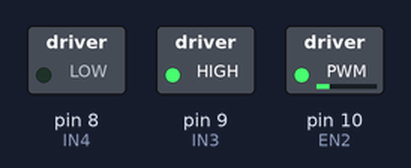
Recording of a sketch running on a simulated Arduino Uno, built with avr-gcc and run on an emulated ATmega328P. Parts: switched loads named in the sketch (green lamp = pin HIGH).

Above: at 0.05 s.
At 2.75 s:
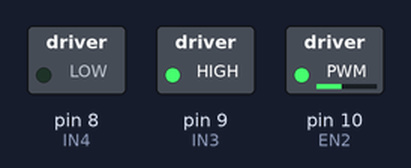
At 5.5 s:
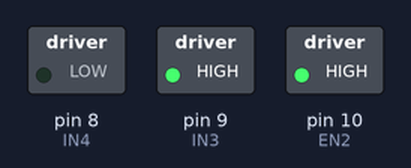
At 11.0 s:
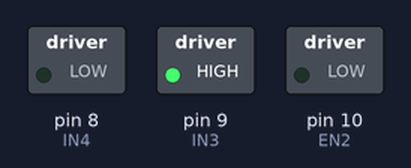
Timing chart, 0 to 12.7 s (numbered marks = the images above):
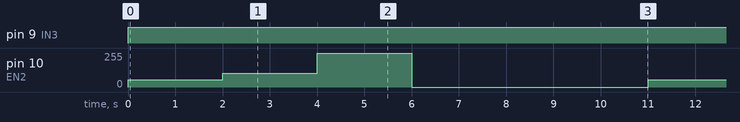

Measured:
- by itself, pin 9 (IN3): LOW → HIGH at 0.00 s
- by itself, pin 10 (EN2): repeats every 11.0 s: 105/255 2.0 s, 255/255 2.0 s, 0/255 5.0 s, 55/255 2.0 s

The sketch:

Wheel_3.ino
```cpp
//Тестировалось на Arduino IDE 1.0.1
int IN4 = 8; //input1 подключен к выводу 8
int IN3 = 9;
int EN2 = 10;
void setup()
{
 pinMode (EN2, OUTPUT);
 pinMode (IN4, OUTPUT);
 pinMode (IN3, OUTPUT);
}
void loop()
{
  digitalWrite (IN3, HIGH);
  digitalWrite (IN4, LOW );
  analogWrite(EN2,55);
  delay(2000);
  analogWrite(EN2,105);
  delay(2000);
  analogWrite(EN2,255);
  delay(2000);
  analogWrite(EN2,0);
  delay(5000);
}
```
